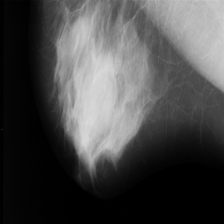
#> input picture data/images/mdb001lm.png, 224 x 224 px
$ python -i split_and_augment.py   (imports and definitions only)
#> lines starting #> are read from the running program, lines starting #| are printed output that depends on the picture
#> further down, picture is the input picture: PIL image 224x224 RGB; min 0, max 220, mean 72.3
"""
Split estratificado + Augmentation - MIAS Database
Requiere haber ejecutado prepare_mias.py primero.

Estructura de salida:
    practicas/
    └── data/
        ├── mias_labels.csv
        ├── splits/
        │   ├── train.csv
        │   ├── val.csv
        │   └── test.csv
        └── images_augmented/
            ├── normal/
            ├── benigno/
            └── maligno/
"""

import pandas as pd
import numpy as np
from pathlib import Path
from PIL import Image, ImageEnhance, ImageOps
import random
import shutil

# ─── RUTAS ────────────────────────────────────────────────────────────────────
BASE_DIR     = Path("C:/Users/Samuel/Desktop/Practicas")   # <-- AJUSTA SI ES NECESARIO
DATA_DIR     = BASE_DIR / "data"
CSV_PATH     = DATA_DIR / "cbis_labels.csv"
IMG_DIR      = DATA_DIR / "images"
SPLITS_DIR   = DATA_DIR / "splits"
AUG_DIR      = DATA_DIR / "images_augmented"

SEED         = 42
TRAIN_RATIO  = 0.70
VAL_RATIO    = 0.15
# TEST_RATIO  = 0.15 (el resto)

# Cuántas imágenes aumentadas generar por imagen de la clase minoritaria
# Con CBIS-DDSM el desbalance es menor que en MIAS, pero se deja el mecanismo
AUG_TARGET   = 500

# [2 lines not run here, left out]

# ─── AUGMENTATION ─────────────────────────────────────────────────────────────
def augment_image(img: Image.Image) -> Image.Image:
    """Aplica transformaciones aleatorias a una imagen."""
    ops = []

    # Flip horizontal
    if random.random() > 0.5:
        img = ImageOps.mirror(img)
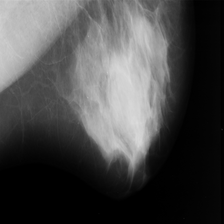
#> img: PIL image 224x224 RGB; min 0, max 220, mean 72.3

    # Flip vertical
    if random.random() > 0.5:
        img = ImageOps.flip(img)
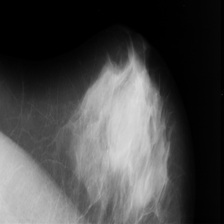
#> img: PIL image 224x224 RGB; min 0, max 220, mean 72.3

    # Rotación aleatoria ±20°
    angle = random.uniform(-20, 20)
    img = img.rotate(angle, fillcolor=(0, 0, 0))
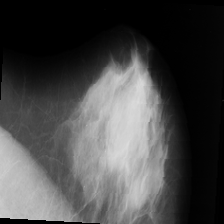
#> img: PIL image 224x224 RGB; min 0, max 220, mean 70.7

    # Brillo aleatorio
    factor = random.uniform(0.8, 1.2)
    img = ImageEnhance.Brightness(img).enhance(factor)

    # Contraste aleatorio
    factor = random.uniform(0.8, 1.2)
    img = ImageEnhance.Contrast(img).enhance(factor)

    # Zoom aleatorio (crop + resize)
    if random.random() > 0.5:
        w, h = img.size
        margin = int(min(w, h) * 0.1)
        left   = random.randint(0, margin)
        top    = random.randint(0, margin)
        right  = w - random.randint(0, margin)
        bottom = h - random.randint(0, margin)
        img    = img.crop((left, top, right, bottom)).resize((w, h), Image.LANCZOS)

    return img

# ─── SPLIT ESTRATIFICADO POR PACIENTE ─────────────────────────────────────────
# [113 lines left out: functions stratified_split, copy_split_images, main, not called in this run]

# [2 lines not run here, left out]

>>> from PIL import Image
>>> picture = Image.open('data/images/mdb001lm.png')
>>> result = augment_image(picture)

$ run again, on data/images/mdb014rl.png
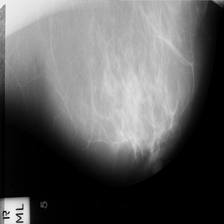
#> input picture data/images/mdb014rl.png, 224 x 224 px
#> picture is the input picture: PIL image 224x224 RGB; min 0, max 246, mean 93.6
#> in augment_image, `img = ImageOps.mirror(img)`:
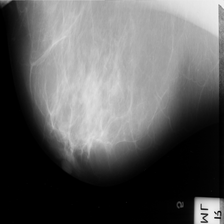
#> img: PIL image 224x224 RGB; min 0, max 246, mean 93.6
#> in augment_image, `img = ImageEnhance.Brightness(img).enhance(factor)`:
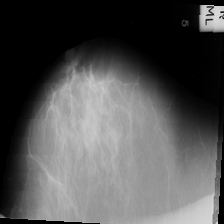
#> img: PIL image 224x224 RGB; min 0, max 222, mean 82.5

$ run again, on data/images/mdb017ls.png
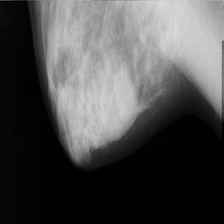
#> input picture data/images/mdb017ls.png, 224 x 224 px
#> picture is the input picture: PIL image 224x224 RGB; min 0, max 221, mean 76.9
#> in augment_image, `img = ImageOps.mirror(img)`:
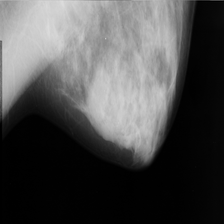
#> img: PIL image 224x224 RGB; min 0, max 221, mean 76.9
#> in augment_image, `img = img.rotate(angle, fillcolor=(0, 0, 0))`:
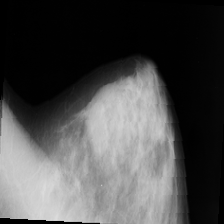
#> img: PIL image 224x224 RGB; min 0, max 221, mean 75.4

$ run again, on data/images/mdb022rm.png
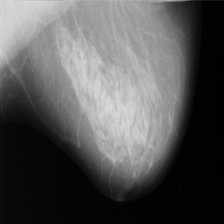
#> input picture data/images/mdb022rm.png, 224 x 224 px
#> picture is the input picture: PIL image 224x224 RGB; min 0, max 221, mean 85.8
#> in augment_image, `img = ImageOps.mirror(img)`:
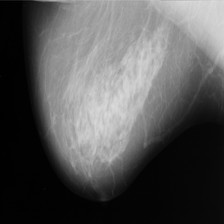
#> img: PIL image 224x224 RGB; min 0, max 221, mean 85.8
#> in augment_image, `img = img.rotate(angle, fillcolor=(0, 0, 0))`:
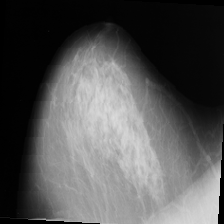
#> img: PIL image 224x224 RGB; min 0, max 221, mean 84.4
